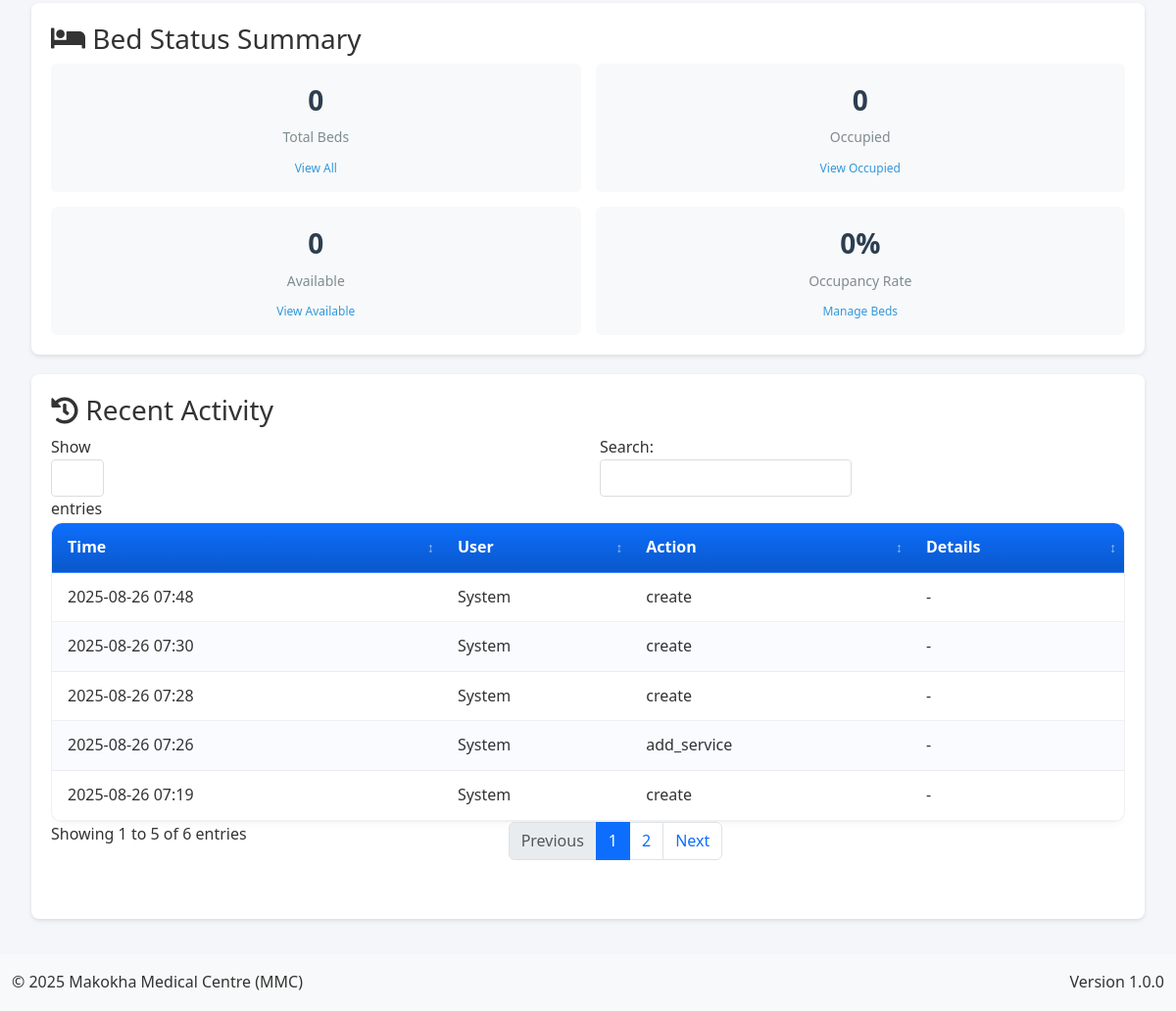
Page /admin (signed in, lower part) on the earlier database version.
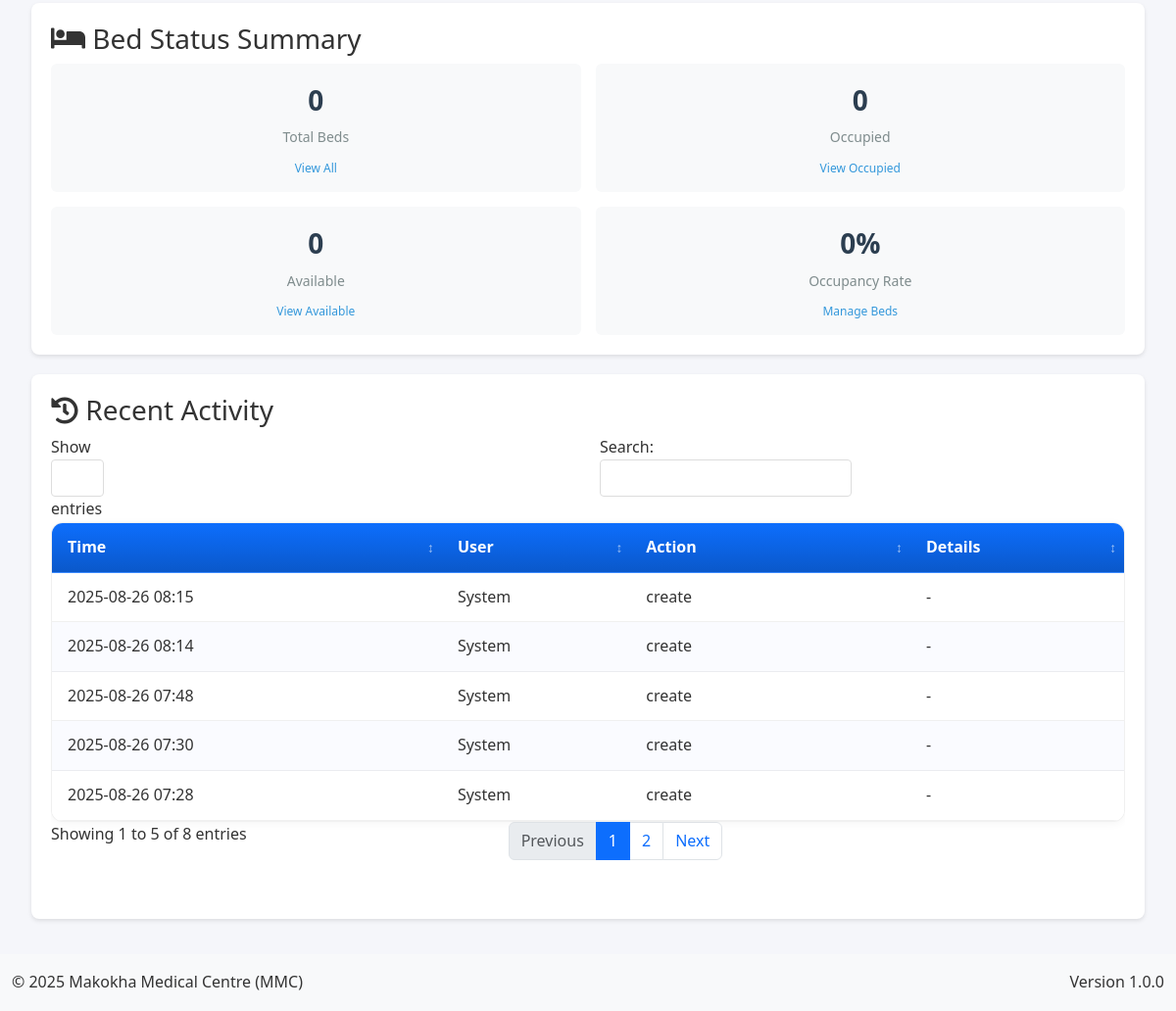
Same page on the later database version.
### app.py (models this page shows, shortened)
class AuditLog(db.Model):
    __tablename__ = 'audit_logs'
    id = db.Column(db.Integer, primary_key=True)
    user_id = db.Column(db.Integer, db.ForeignKey('user.id'), nullable=False)
    action = db.Column(db.String(50), nullable=False)
    table_name = db.Column(db.String(50))  # Tracks which table was affected
    record_id = db.Column(db.Integer)      # ID of the affected record
    description = db.Column(db.String(255))  # For backward compatibility
    changes = db.Column(db.JSON)           # Structured change data
    old_values = db.Column(db.JSON)        # Previous values before change
    new_values = db.Column(db.JSON)        # Values after change
    ip_address = db.Column(db.String(50))  # IP address of the requester
    created_at = db.Column(db.DateTime, default=lambda: datetime.now(timezone.utc))
    user = db.relationship('User', backref='audit_log_entries')

### app.py (the view)
@app.route('/admin')
@login_required
def admin_dashboard():
    if current_user.role != 'admin':
        flash('Unauthorized access', 'danger')
        return redirect(url_for('home'))
    try:
        total_drugs = db.session.query(func.count(Drug.id)).scalar()
        low_stock = db.session.query(func.count(Drug.id)).filter(
            Drug.stocked_quantity - Drug.sold_quantity < 10
        ).scalar()
        expiring_soon = db.session.query(func.count(Drug.id)).filter(
            Drug.expiry_date <= date.today() + timedelta(days=30)
        ).scalar()
        today_sales = db.session.query(func.sum(Sale.total_amount)).filter(
            func.date(Sale.created_at) == date.today()
        ).scalar() or 0
        monthly_sales = db.session.query(func.sum(Sale.total_amount)).filter(
            func.strftime('%Y-%m', Sale.created_at) == datetime.now().strftime('%Y-%m')
        ).scalar() or 0
        pending_bills = db.session.query(func.sum(Debtor.amount_owed)).scalar() or 0
        last_backup = BackupRecord.query.filter_by(status='completed')\
            .order_by(BackupRecord.timestamp.desc()).first()
        last_backup_time = last_backup.timestamp if last_backup else 'Never'
        backup_stats = {
            'total_backups': BackupRecord.query.count(),
            'successful_backups': BackupRecord.query.filter_by(status='completed').count(),
            'failed_backups': BackupRecord.query.filter_by(status='failed').count(),
            'total_size_mb': db.session.query(
                func.coalesce(func.sum(BackupRecord.size_bytes), 0) / (1024 * 1024)
            ).scalar()
        }
        active_users = db.session.query(func.count(User.id)).filter_by(is_active=True).scalar()
        daily_stats = get_doctor_stats('daily')
        monthly_stats = get_doctor_stats('monthly')
        yearly_stats = get_doctor_stats('yearly')
        recent_activity = db.session.query(
            AuditLog.id,
            AuditLog.action,
            AuditLog.created_at.label('created_at'),
            literal('audit').label('type')
        ).union_all(
            db.session.query(
                BackupRecord.id,
                literal('backup').label('action'),
                BackupRecord.timestamp.label('created_at'),
                literal('backup').label('type')
            )
        ).order_by(text('created_at')).limit(10).all()
        return render_template('admin/dashboard.html',
            total_drugs=total_drugs,
            low_stock=low_stock,
            expiring_soon=expiring_soon,
            today_sales=today_sales,
            monthly_sales=monthly_sales,
            pending_bills=pending_bills,
            last_backup_time=last_backup_time,
            backup_stats=backup_stats,
            active_users=active_users,
            daily_stats=daily_stats,
            monthly_stats=monthly_stats,
            yearly_stats=yearly_stats,
            recent_activity=recent_activity
        )
    except Exception as e:
        app.logger.error(f"Error in admin dashboard: {str(e)}")
        flash('An error occurred while loading the dashboard', 'danger')
        return redirect(url_for('home'))

### app.py (called while the page is built, shortened)
@app.before_request
def initialize_data():
    global _first_request
    if not _first_request:
        return

@app.context_processor
def inject_current_date():
    return {'current_date': date.today().strftime('%Y-%m-%d')}

def get_total_beds():
    return Bed.query.count()

def get_available_beds():
    return Bed.query.filter_by(status='available').count()

def get_occupied_beds():
    return Bed.query.filter_by(status='occupied').count()

    @login_manager.user_loader
    def load_user(user_id):
        return db.session.get(User, int(user_id))

### templates/admin/dashboard.html (shortened to what this page needs)
{% extends "base.html" %}
{% block content %}
<div class="content">
    <div class="section-content active" id="dashboard-section">
        <div class="bed-status-section">
            <h3><i class="fas fa-bed"></i> Bed Status Summary</h3>
            <div class="bed-stats-grid">
                <div class="bed-stat-card">
                    <div class="bed-stat-value">{{ daily_stats.total_beds }}</div>
                    <div class="bed-stat-label">Total Beds</div>
                    <a href="{{ url_for('manage_beds') }}" class="bed-stat-link">View All</a>
                </div>
                <div class="bed-stat-card">
                    <div class="bed-stat-value">{{ daily_stats.occupied_beds }}</div>
                    <div class="bed-stat-label">Occupied</div>
                    <a href="{{ url_for('manage_beds') }}?status=occupied" class="bed-stat-link">View Occupied</a>
                </div>
                <div class="bed-stat-card">
                    <div class="bed-stat-value">{{ daily_stats.available_beds }}</div>
                    <div class="bed-stat-label">Available</div>
                    <a href="{{ url_for('manage_beds') }}?status=available" class="bed-stat-link">View Available</a>
                </div>
                <div class="bed-stat-card">
                    <div class="bed-stat-value">
                        {% if daily_stats.total_beds > 0 %}
                            {{ ((daily_stats.occupied_beds / daily_stats.total_beds) * 100) | round(1) }}%
                        {% else %}
                            0%
                        {% endif %}
                    </div>
                    <div class="bed-stat-label">Occupancy Rate</div>
                    <a href="{{ url_for('manage_beds') }}" class="bed-stat-link">Manage Beds</a>
                </div>
            </div>
        </div>
        <div class="recent-activity">
            <h3><i class="fas fa-history"></i> Recent Activity</h3>
            <table class="activity-table">
                <thead>
                    <tr>
                        <th>Time</th>
                        <th>User</th>
                        <th>Action</th>
                        <th>Details</th>
                    </tr>
                </thead>
                <tbody>
                    {% for log in recent_activity %}
                    <tr>
                        <td>{{ log.created_at.strftime('%Y-%m-%d %H:%M') }}</td>
                        <td>{{ log.user.username if log.user else 'System' }}</td>
                        <td>{{ log.action }}</td>
                        <td>
                            {% if log.table_name and log.record_id %}
                                {{ log.table_name }} #{{ log.record_id }}
                            {% else %}
                                -
                            {% endif %}
                        </td>
                    </tr>
                    {% endfor %}
                </tbody>
            </table>
        </div>
    </div>
</div>
{% endblock %}

Differences in the rows shown:
no longer on this page (row unchanged): AuditLog: created_at "2025-08-26 07:19", user "System", action "create"
no longer on this page (row unchanged): AuditLog: created_at "2025-08-26 07:26", user "System", action "add_service"
added AuditLog: created_at "2025-08-26 08:14", user "System", action "create"
added AuditLog: created_at "2025-08-26 08:15", user "System", action "create"
Other differences:
text written by a page script: "Show entries Search: Showing 1 to 5 of 6 entries Previous 1 2 Next" → "Show entries Search: Showing 1 to 5 of 8 entries Previous 1 2 Next"
